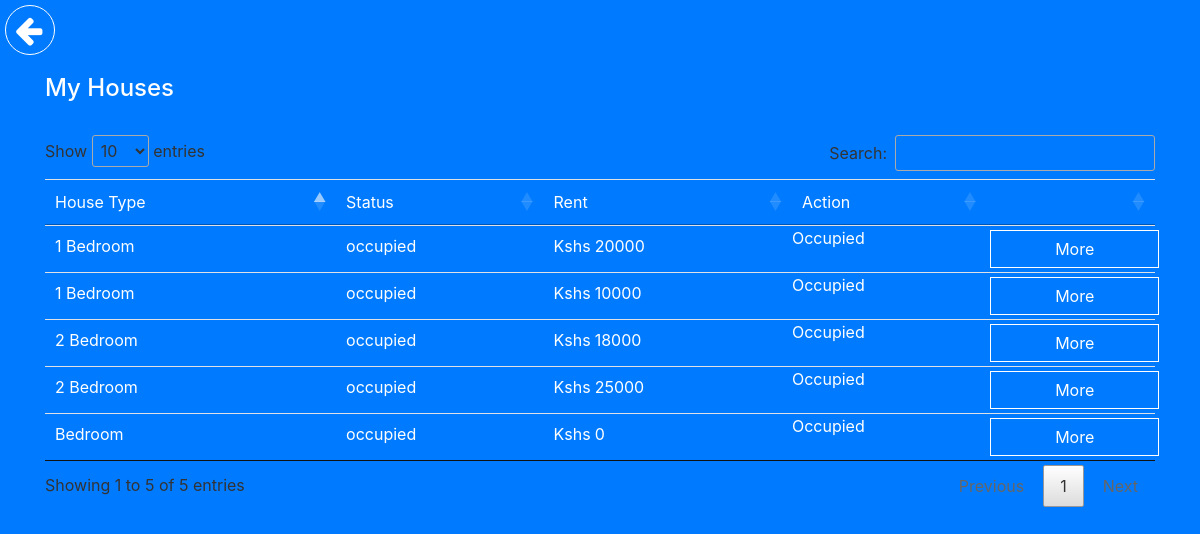
The app's page /rms-ui/pages/houses.php (signed in) with its own data.
### tables this page shows
CREATE TABLE `houses` (
  `id` int(11) NOT NULL,
  `houseType` varchar(20) NOT NULL,
  `apartmentId` varchar(20) NOT NULL,
  `landlordId` int(10) NOT NULL,
  `status` varchar(30) NOT NULL,
  `rent` int(20) NOT NULL,
  `tenantId` int(10) DEFAULT NULL
);

### rms-api/api/house-api/get-houses.php (called while the page is built, shortened)
<?php
    $conn = mysqli_connect("localhost", "root", "", "rental_managment_system");
    $user_id = $_SESSION["user_id"];
    $results = mysqli_query($conn, "SELECT * FROM houses WHERE landlordId='$user_id'");
    $data = [];
?>

### rms-ui/pages/houses.php (the view, shortened to what this page needs)
<!DOCTYPE html>
<html lang="en">
<head>
    <link rel="stylesheet" type="text/css" href="https://cdn.datatables.net/1.10.19/css/jquery.dataTables.css">
    <link rel="stylesheet" href="../css/custom/custome-libraries/datatables.css">
    <link rel="stylesheet" href="https://stackpath.bootstrapcdn.com/bootstrap/4.3.1/css/bootstrap.min.css">
    <link rel="stylesheet" href="../fontawesome-free-5.9.0-web/css/fontawesome.css">
    <link rel="stylesheet" href="https://cdnjs.cloudflare.com/ajax/libs/font-awesome/4.7.0/css/font-awesome.min.css">
    <link rel="stylesheet" href="../css/bootstrap.css">
    <link rel="stylesheet" href="../css/custom/tables.css">
</head>
<body class="bg-primary text-white">
    <a href="./dashboard.php" class="back-arrow-btn">
        <i class="fa fa-arrow-left fa-2x"></i>
    </a>
    <div class="container">
        <div class="row pt-4 pb-4">
            <div class="col-md-6">
                <h4>My Houses</h4>
            </div>
            <div class="col-md-6">
            </div>
        </div>
        <div class="row">
            <div class="col-12">
                <table class="table table-hover " id="users">
                    <thead class="text-white">
                        <tr>
                            <td>House Type</td>
                            <td>Status</td>
                            <td>Rent</td>
                            <td>Action</td>
                            <td></td>
                        </tr>
                    </thead>
                    <tbody class="bg-primary" id="table-body">
                        <?php
                        require_once "../../rms-api/api/house-api/get-houses.php";
                        if ($data) {
                            foreach ($data as $row) {
                                ?>
                                <tr id="table-row" class="g-primary">
                                    <td><?php echo $row["houseType"] ?></td>
                                    <td><?php echo $row["status"] ?></td>
                                    <td><span class="pr-1">Kshs</span><?php echo $row["rent"] ?></td>
                                    <td class="p-0">
                                        <?php
                                        if ($row["status"] == "occupied") {
                                            echo "Occupied";
                                        }
                                        ?>
                                    </td>
                                    <td class="p-0">
                                        <a href="./house_profile.php?house_id=<?php echo $row["id"] ?>" class="btn m-1" id="table-btn">More</a>
                                    </td>
                                <?php } ?>
                            <?php } else { ?>
                            <tr>No Houses Yet</tr>
                        <?php } ?>
                    </tbody>
                </table>
            </div>
        </div>
    </div>
</body>
</html>

### rms-ui/css/custom/custome-libraries/datatables.css (style rules this page uses)
table.dataTable { width: 100%; margin: 0 auto; clear: both; border-collapse: separate; border-spacing: 0 }
table.dataTable thead th, table.dataTable thead td { padding: 10px 18px; border-bottom: 1px solid #111 }
table.dataTable thead .sorting, table.dataTable thead .sorting_asc, table.dataTable thead .sorting_desc, table.dataTable thead .sorting_asc_disabled, table.dataTable thead .sorting_desc_disabled { cursor: pointer; *cursor: hand; background-repeat: no-repeat; background-position: center right }
table.dataTable thead .sorting { background-image: url("../images/sort_both.png") }
table.dataTable thead .sorting_asc { background-image: url("../images/sort_asc.png") }
table.dataTable tbody tr { background-color: #ffffff }
table.dataTable tbody th, table.dataTable tbody td { padding: 8px 10px }
table.dataTable.no-footer { border-bottom: 1px solid #111 }
table.dataTable, table.dataTable th, table.dataTable td { box-sizing: content-box }

### rms-ui/css/custom/tables.css (style rules this page uses)
body { color: white; position: relative; }
.back-arrow-btn { position: relative; display: inline-block; width: 50px !important; height: 50px !important; top: 5px; left: 5px; padding-top: 9px; padding-left: 9px; text-decoration: none; color: white; border-radius: 50%; border: 1px solid white; }
#table-btn { width: 100% !important; height: inherit !important; background: transparent; border-radius: 0; color: white; border: 1px solid white; transition-duration: 0.3s; display: inline-block; text-decoration: none; }
#table-row { color: white; background: transparent; padding-top: 4px !important; }

### records on screen
houses: houseType "2 Bedroom", status "occupied", rent "18000", shows "Occupied"
houses: houseType "1 Bedroom", status "occupied", rent "20000", shows "Occupied"
houses: houseType "2 Bedroom", status "occupied", rent "25000", shows "Occupied"
houses: houseType "1 Bedroom", status "occupied", rent "10000", shows "Occupied"
houses: houseType "Bedroom", status "occupied", rent "0", shows "Occupied"
